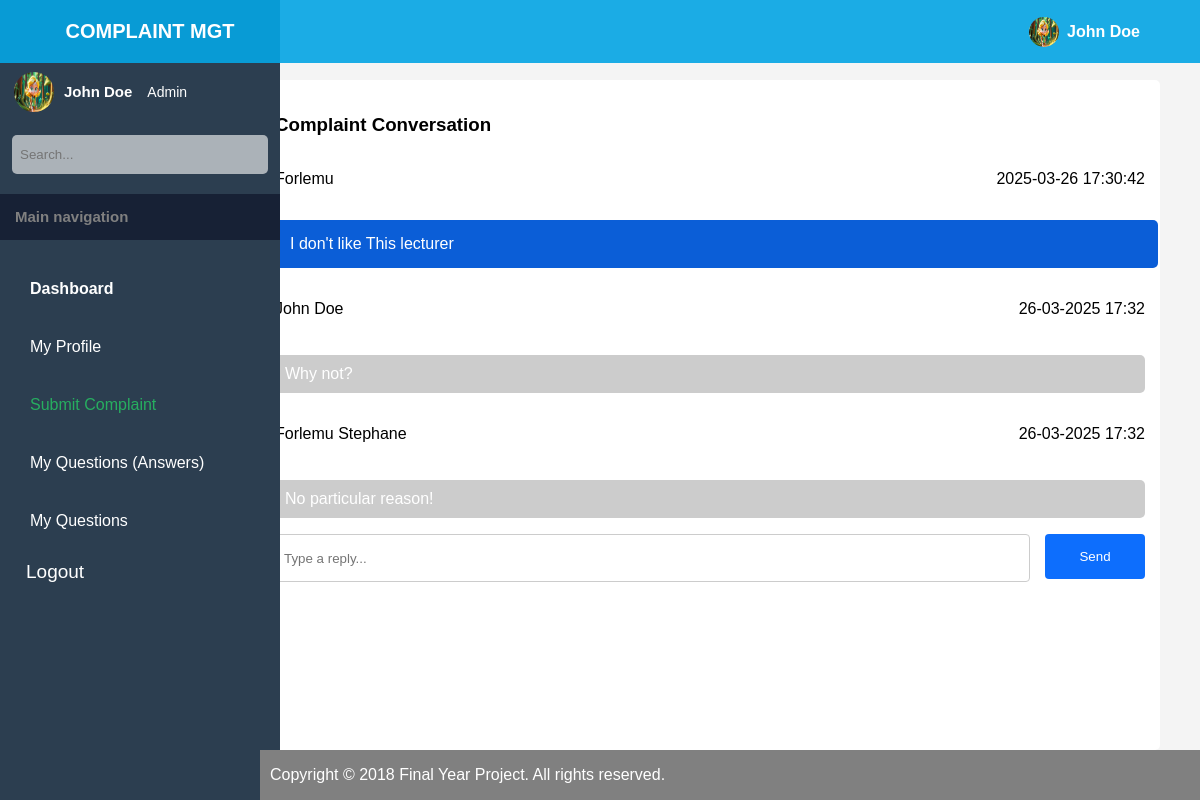
Screenshot of /php/admin/complaint-reply.php?studentID=7 (signed in) with the database file from the repository.
### tables this page shows
CREATE TABLE `complaints` (
  `id` int(11) NOT NULL,
  `studentID` int(11) NOT NULL,
  `description` text NOT NULL,
  `created_at` timestamp NOT NULL DEFAULT current_timestamp(),
  `email` varchar(500) NOT NULL,
  `names` varchar(500) NOT NULL,
  `department` varchar(500) NOT NULL,
  `priority` varchar(500) NOT NULL
);

CREATE TABLE `complaint_messages` (
  `id` int(11) NOT NULL,
  `sender_id` int(11) NOT NULL,
  `receiver_id` int(11) NOT NULL,
  `message` text NOT NULL,
  `created_at` timestamp NOT NULL DEFAULT current_timestamp() ON UPDATE current_timestamp(),
  `admin_id` int(11) DEFAULT NULL
);

### php/admin/complaint-reply.php (the view, shortened to what this page needs)
<?php
require_once '../database-connection.php';
$user_id = $_SESSION['user_id'];
$name = $_SESSION['name'];
$studentID = $_GET['studentID'];
$sql = "SELECT * FROM `sign up` WHERE ID = ?";
$stmt = $conn->prepare($sql);
$stmt->bind_param("i", $user_id);
$stmt->execute();
$result = $stmt->get_result();
if ($result->num_rows == 1) {
    $user = $result->fetch_assoc();
} else {
    echo "User not found!";
}
$complaintSql = "SELECT * FROM complaints WHERE studentID = ? ORDER BY created_at DESC LIMIT 1";
$stmt = $conn->prepare($complaintSql);
$stmt->bind_param("i", $studentID);
$stmt->execute();
$complaintResult = $stmt->get_result();
if ($complaintResult->num_rows == 1) {
    $complaint = $complaintResult->fetch_assoc();
} else {
    echo "<script>
        localStorage.setItem('toastMessage', 'No complaints found for this student');
        window.location.href = 'view-complaints.php?success=not-found';
    </script>";
    exit();
}
$messagesSql = "SELECT * FROM complaint_messages WHERE sender_id = ? OR receiver_id = ? ORDER BY created_at ASC";
$stmt = $conn->prepare($messagesSql);
$stmt->bind_param("ii", $user_id, $user_id);
$stmt->execute();
$messagesResult = $stmt->get_result();
$messages = [];
while ($row = $messagesResult->fetch_assoc()) {
    $messages[] = $row;
}
?>
<!DOCTYPE html>
<html lang="en">
<head>
    <link rel="stylesheet" href='../../styles/student-dashboard.css'>
    <link rel="stylesheet" href="https://cdn.hugeicons.com/font/hgi-stroke-rounded.css" />
</head>
<body>
    <div class="container">
        <div class='nav-bar'>
            <p class='logo'> Complaint mgt </p>
            <i class="menu-icon hgi hgi-stroke hgi-menu-01"></i>
            <div class='profile'>
                <img src="../../assets/images/profile-image.png" class="" alt="User">
                <p class='profile-name'> <?php echo htmlspecialchars($name) ?> </p>
            </div>
        </div>
        <div class='main-content-container'>
            <aside class="sidebar">
                <div class="user-info">
                    <img src="../../assets/images/profile-image.png" class="avatar" alt="User">
                    <div>
                        <p class="username" style="font-size: 15px;"><?php echo htmlspecialchars($name) ?></p>
                        <p style="font-size: 14px"> <?php echo htmlspecialchars($user['role']) ?> </p>
                    </div>
                </div>
                <div class='search-box'>
                    <input type="text" placeholder="Search...">
                    <i class="search-icon hgi hgi-stroke hgi-search-01"></i>
                </div>
                <div class='main-navigation'>
                    <h1>Main navigation</h1>
                </div>
                <nav class="nav-menu">
                    <div class='menu-list'>
                        <div>
                            <a href="#" class="active">Dashboard</a>
                        </div>
                    </div>
                    <div class='menu-list'>
                        <div>
                            <a href="#">My Profile</a>
                        </div>
                    </div>
                    <div class='menu-list'>
                        <div>
                            <a href="view-complaints.php" class="highlight">Submit Complaint</a>
                        </div>
                    </div>
                    <div class='menu-list'>
                        <div>
                            <a href="#">My Questions (Answers)</a>
                        </div>
                    </div>
                    <div class='menu-list'>
                        <div>
                            <a href="#">My Questions</a>
                        </div>
                    </div>
                    <a href="../logout.php" style="display: flex; align-items: center; width: 100%; text-decoration: none; color: white;" class="menu-list">
                        <div>
                            <button style="background-color: transparent; border: none; color: white; font-size: 19px;"> Logout </button>
                        </div>
                    </a>
                </nav>
            </aside>
            <main class="main-content complaint-container">
                <form style="display: flex; width: 75vw; align-items: center; justify-content: center; gap: 15px; " method="POST">
                    <div class="questions-section" style="width: 100%; height: 80vh; overflow: auto;">
                        <h3>Complaint Conversation</h3>
                        <div class="questions-list">
                            <div style="display: flex; flex-direction: column;">
                                <div style="width: 100%; display: flex; justify-content: space-between;">
                                    <p> <?php echo htmlspecialchars($complaint['names']) ?> </p>
                                    <p> <?php echo htmlspecialchars($complaint['created_at']) ?> </p>
                                </div>
                                <p class='question' style="width: 98%; padding: 15px; color: white; border-radius: 5px; background-color: #0b5ed7">
                                    <?php echo htmlspecialchars($complaint['description']); ?>
                                </p>
                            </div>
                            <?php foreach ($messages as $msg): ?>
                                <div style="display: flex; flex-direction: column; gap: 5px;">
                                    <div style="display: flex; justify-content: space-between; align-items: center;">
                                        <?php
                                        $sender_id = $msg['sender_id'];
                                        $query = "SELECT * FROM `sign up` WHERE id = ?";
                                        $stmt = $conn->prepare($query);
                                        $stmt->bind_param("i", $sender_id);
                                        $stmt->execute();
                                        $result = $stmt->get_result();
                                        if ($result->num_rows == 1) {
                                            $user = $result->fetch_assoc();
                                        } else {
                                            echo "User not found!";
                                        }
                                        ?>
                                        <p> <?= htmlspecialchars($user['Names']) ?> </p>
                                        <p> <?php echo date("d-m-Y H:i", strtotime($msg['created_at'])); ?> </p>
                                    </div>
                                    <div style="display: flex; gap: 5px; align-items: center;">
                                        <p class='question' style="width: 100%; padding: 10px; background: <?php echo ($user['role'] === 'admin') ? '#007bff' : '#ccc'; ?>; color: white; border-radius: 5px;">
                                            <?php echo htmlspecialchars($msg['message']); ?>
                                        </p>
                                    </div>
                                </div>
                            <?php endforeach; ?>
                        </div>
                        <div class="question-input" style="display: flex; gap: 5px;">
                            <input type="text" id="replyMessage" placeholder="Type a reply..." style="height: 30px; flex-grow: 1;">
                            <button style="width: 100px; height: 45px;" id="sendReply">Send</button>
                        </div>
                    </div>
                </form>
                <footer style="width: 100%; position: fixed; bottom: 0; background-color: gray; color: white; text-align: left; padding-left: 10px;">
                    <p>Copyright &copy; 2018 <span class="bold">Final Year Project</span>. All rights reserved.</p>
                </footer>
            </main>
        </div>
</body>
</html>

### styles/student-dashboard.css (style rules this page uses)
body { margin: 0; font-family: Arial, sans-serif; display: flex; height: 100vh; background-color: #f4f4f4; }
.container { width: 100%; display: flex; flex-direction: column; }
.main-content-container { display: flex; width: 100%; }
.nav-bar { width: 100%; background-color: rgba(5, 165, 228, 0.904); display: flex; align-items: center; z-index: 999; position: fixed; top: 0; }
.nav-bar .logo { text-transform: uppercase; color: white; font-size: 20px; font-weight: 600; text-align: center; width: 300px; }
.nav-bar .profile { width: 70%; display: flex; gap: 8px; justify-content: end; align-items: center; cursor: pointer; }
.profile img { width: 30px; height: 30px; border-radius: 50%; }
.profile-name { color: white; font-weight: 600; }
.nav-bar .menu-icon { color: white; width: 30px; height: 30px; cursor: pointer; padding: 5px; display: grid; place-content: center; border-radius: 5px; transition: all 360ms ease-in-out; }
.sidebar { width: 280px; background: #2c3e50; color: white; padding: 20px 0; overflow: auto; display: flex; flex-direction: column; position: fixed; align-items: center; top: 0; height: 100%; transition: all 360ms ease-in-out; }
.user-info { display: flex; align-items: center; margin-bottom: 20px; margin-top: 3em; width: 90%; cursor: pointer; padding: 0 5px; }
.user-info img { width: 40px; height: 40px; border-radius: 50%; }
.user-info div { display: flex; align-items: center; gap: 15px; }
.avatar { width: 60px; height: 60px; border-radius: 50%; margin-right: 10px; }
.username { font-weight: bold; color: white; }
.search-box { display: flex; align-items: center; border-radius: 5px; border: none; width: 90%; margin-bottom: 20px; background-color: rgba(245, 245, 245, 0.63); padding-right: 4px; }
.search-box input { width: 100%; padding: 12px 8px; background-color: transparent; border: none; outline: none; }
.search-box .search-icon { width: 15px; height: 15px; padding: 8px; border-radius: 5px; transition: all 360ms ease-in-out; display: grid; place-content: center; cursor: pointer; }
.search-box::placeholder { color: white; }
.main-navigation { width: 100%; background-color: rgba(2, 2, 24, 0.473); padding: 2px 0; }
.main-navigation h1 { font-size: 15px; color: gray; padding: 0 15px; }
.nav-menu { width: 100%; margin-top: 15px; }
.nav-menu .menu-list { margin-top: 10px; width: 100%; padding: 5px 0px; }
.menu-list div { display: flex; align-items: center; gap: 3px; }
.nav-menu .menu-list a { padding: 10px; color: white; text-decoration: none; }
.menu-list div { padding-left: 10px; }
.nav-menu a.active { font-weight: bold; }
.nav-menu a.highlight { color: #27ae60; }
.main-content { padding: 20px; margin-left: 20%; margin-top: 5%; width: 100%; transition: all 360ms ease-in-out; }
.questions-section { background: white; padding: 15px; border-radius: 5px; margin-bottom: 20px; }
.questions-list .question { background: #ecf0f1; border-radius: 5px; }
.question-input { display: flex; }
.question-input input { flex: 1; padding: 8px; border: 1px solid #ccc; border-radius: 5px; }
.question-input button { padding: 8px 15px; background: #27ae60; color: white; border: none; border-radius: 5px; margin-left: 10px; }
.sidebar { width: 280px; transition: width 0.3s ease-in-out; overflow: hidden; }
.sidebar .menu-list div { display: flex; align-items: center; gap: 10px; }
.nav-bar .menu-icon { position: absolute; left: 300px; transition: left 0.3s ease-in-out; }

### php/admin/complaint-reply.php (style rules this page uses)
.complaint-container { display: flex; flex-direction: column; gap: 20px; max-width: 900px; }
.complaint-container input, .complaint-container select, .complaint-container textarea { width: 100%; padding: 8px; border: 1px solid #ccc; border-radius: 4px; margin-bottom: 10px; }
.complaint-container button { background-color: #0d6efd; color: white; padding: 10px; border: none; width: 100%; border-radius: 4px; cursor: pointer; }

### rows the page displays
sign up: role "Admin"
complaints: names "Forlemu", created_at "2025-03-26 17:30:42", description "I don't like This lecturer"
complaint_messages: sender.Names "John Doe", created_at "26-03-2025 17:32", message "Why not?"
complaint_messages: sender.Names "Forlemu Stephane", created_at "26-03-2025 17:32", message "No particular reason!"

### other values shown
$name "John Doe"
